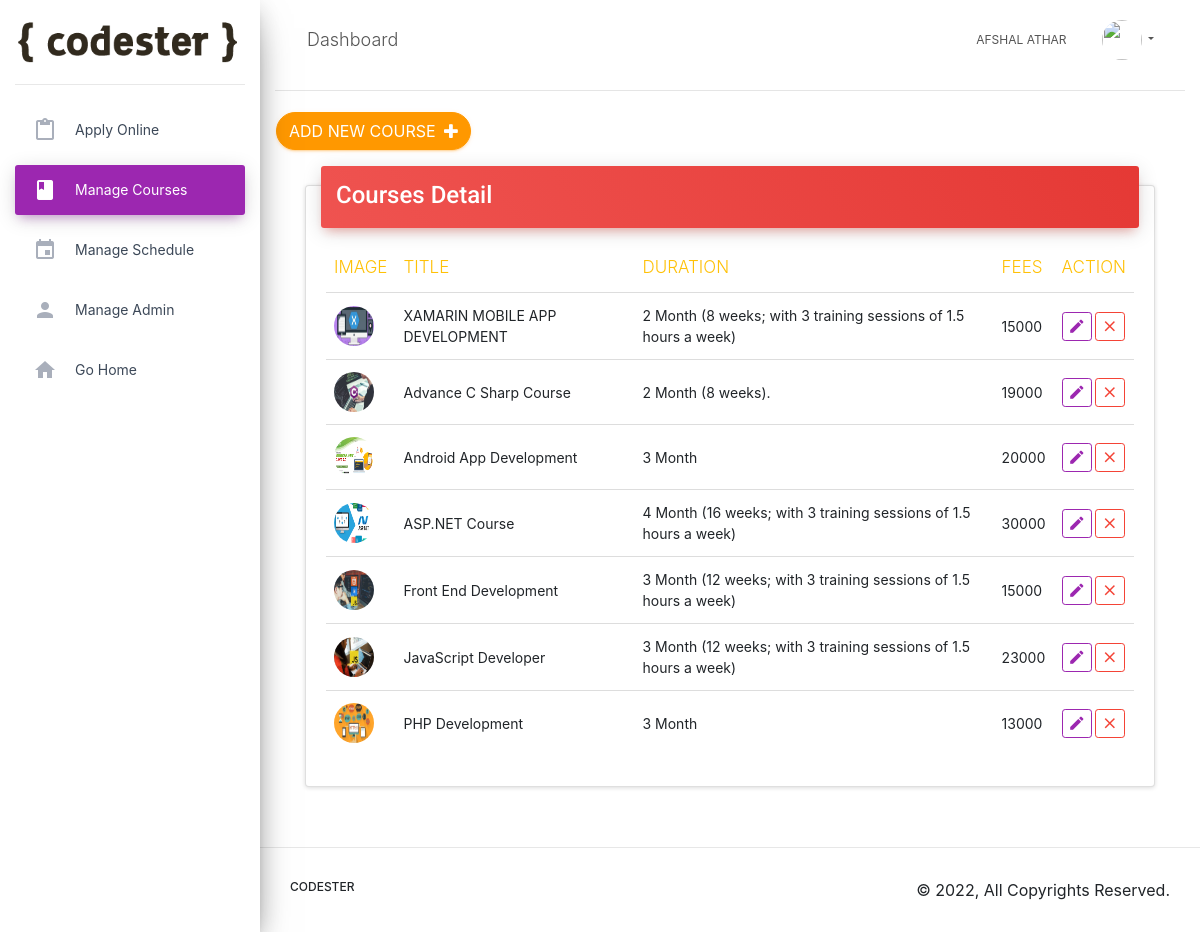
The app's page /ManageCourses.php (signed in) with its own data.
### tables this page shows
CREATE TABLE `course` (
  `COURSE_ID` int(11) NOT NULL,
  `TITLE` varchar(500) DEFAULT NULL,
  `DESCRIPTION` varchar(1000) DEFAULT NULL,
  `CONTENT` varchar(1000) DEFAULT NULL,
  `DURATION` varchar(500) DEFAULT NULL,
  `IMAGE` varchar(500) DEFAULT NULL,
  `FEES` float DEFAULT NULL
);

### ManageCourses.php (the view, shortened to what this page needs)
<!DOCTYPE html>
<html>
<head>
    <link rel="stylesheet" href="https://maxcdn.bootstrapcdn.com/font-awesome/latest/css/font-awesome.min.css">
    <link href="lib/bootstrap/css/material-dashboard.css" rel="stylesheet" />
    <link href="lib/StyleCss.css" rel="stylesheet">
    <link href="lib/bootstrap/dist/css/bootstrap.min.css" rel="stylesheet">
    <link href="lib/bootstrap/dist/css/bootstrap-grid.min.css" rel="stylesheet" />
    <link rel="stylesheet" href="https://stackpath.bootstrapcdn.com/font-awesome/4.7.0/css/font-awesome.min.css">
</head>
<body>
    <div class="wrapper ">
        <div class="sidebar" data-color="purple" data-background-color="white">
            <div class="logo">
                <a class="navbar-brand pl-3" href="#"><img alt="LOGO" height="45px" src="images/logo.png"></a>
            </div>
            <div class="sidebar-wrapper">
                <ul class="nav">
                    <li class="nav-item   ">
                        <a class="nav-link" href="Dashboard.php">
                            <i class="material-icons">content_paste</i>
                            <p>Apply Online</p>
                        </a>
                    </li>
                    <li class="nav-item active">
                        <a class="nav-link" href="ManageCourses.php">
                            <i class="material-icons">book</i>
                            <p>Manage Courses</p>
                        </a>
                    </li>
                    <li class="nav-item">
                        <a class="nav-link" href="ManageSchedules.php">
                            <i class="material-icons">event</i>
                            <p>Manage Schedule</p>
                        </a>
                    </li>
                    <li class="nav-item">
                        <a class="nav-link" href="ManageAdmin.php">
                            <i class="material-icons">person</i>
                            <p>Manage Admin</p>
                        </a>
                    </li>
                    <li class="nav-item">
                        <a class="nav-link" href="Index.php">
                            <i class="material-icons">home</i>
                            <p>Go Home</p>
                        </a>
                    </li>
                </ul>
            </div>
        </div>
        <div class="main-panel">
            <nav class="navbar navbar-expand-lg navbar-transparent navbar-absolute fixed-top ">
                <div class="container-fluid">
                    <div class="navbar-wrapper">
                        <a class="navbar-brand" href="#">Dashboard</a>
                    </div>
                    <div class="collapse navbar-collapse justify-content-end">
                        <ul class="navbar-nav">
                            <li class="nav-item">
                                <a class="nav-link" href="javascript:;">
                                    <?php
                                    echo $_SESSION['Name'];
                                    ?>
                                </a>
                            </li>
                            <li class="nav-item dropdown">
                                <a class="nav-link dropdown-toggle" href="#" id="navbarDropdownProfile" role="button" data-toggle="dropdown" aria-haspopup="true" aria-expanded="false">
                                    <?php
                                        if($_SESSION['IMAGE'] == "")
                                            echo '<img src="Images/Admin.png" class="rounded-circle" height="40" width="40">';
                                        else
                                        echo '<img src="AdminImages/'. $_SESSION['IMAGE'] .'" class="rounded-circle" height="40" width="40">';
                                    ?>
                                </a>
                            </li>
                        </ul>
                    </div>
                </div>
            </nav>
            <div class="content pt-1">
                <hr>
                <div class="pull-center">
                    <a href="#" data-toggle="modal" data-target="#modelId" class="btn btn-warning btn-round">Add New Course <span class="pl-1 fa fa-plus"></span></a>
                </div>
                <div class="container-fluid">
                    <div class="col-lg-12 col-md-12">
                        <div class="card">
                            <div class="card-header card-header-danger">
                                <h4 class="card-title">Courses Detail</h4>
                            </div>
                            <div class="card-body table-responsive">
                                <table class="table table-hover">
                                    <thead class="text-warning">
                                        <th>IMAGE</th>
                                        <th>TITLE</th>
                                        <th>DURATION</th>
                                        <th>FEES</th>
                                        <th>ACTION</th>
                                    </thead>
                                    <tbody>
                                    <?php
                                            $connection =  new mysqli("localhost","root","","codester");
                                                $query= "SELECT* FROM course";
                                                $Result = $connection->query($query);
                                                while($Course= $Result->fetch_assoc())
                                                {
                                                    echo '<tr>';
                                                    echo '<td><img src="CourseImages/'. $Course["IMAGE"] .'" class="rounded-circle" height="40" width="40"></td>';
                                                    echo '<td>'.$Course["TITLE"].'</td>';
                                                    echo '<td>'.$Course["DURATION"].'</td>';
                                                    echo '<td>'.$Course["FEES"].'</td>';
                                                    echo ' <td class="td-actions">';
                                                    echo '<a href="'.$Course["COURSE_ID"].'" class="editCourse btn btn-primary btn-link btn-sm">';
                                                    echo ' <i class="material-icons">edit</i>
                                                          </a>
                                                            <a href="'.$Course["COURSE_ID"].'" class="deleteCourse btn btn-danger btn-link btn-sm">
                                                                <i class="material-icons">close</i>
                                                            </a>
                                                        </td>
                                                    </tr>';
                                                }
                                        ?>
                                    </tbody>
                                </table>
                            </div>
                        </div>
                    </div>
                </div>
            </div>
            <footer class="footer">
                <div class="container-fluid">
                    <nav class="float-left">
                        <ul>
                            <li>
                                <a href="#">CODESTER</a>
                            </li>
                        </ul>
                    </nav>
                    <div class="copyright float-right">
                        &copy;
                        , All Copyrights Reserved.
                    </div>
                </div>
            </footer>
        </div>
    </div>
</body>
</html>

### records on screen
course: IMAGE (picture), TITLE "XAMARIN MOBILE APP DEVELOPMENT", DURATION "2 Month (8 weeks; with 3 training sessions of 1.5 hours a week)", FEES "15000"
course: IMAGE (picture), TITLE "Advance C Sharp Course", DURATION "2 Month (8 weeks).", FEES "19000"
course: IMAGE (picture), TITLE "Android App Development", DURATION "3 Month", FEES "20000"
course: IMAGE (picture), TITLE "ASP.NET Course", DURATION "4 Month (16 weeks; with 3 training sessions of 1.5 hours a week)", FEES "30000"
course: IMAGE (picture), TITLE "Front End Development", DURATION "3 Month (12 weeks; with 3 training sessions of 1.5 hours a week)", FEES "15000"
course: IMAGE (picture), TITLE "JavaScript Developer", DURATION "3 Month (12 weeks; with 3 training sessions of 1.5 hours a week)", FEES "23000"
course: IMAGE (picture), TITLE "PHP Development", DURATION "3 Month", FEES "13000"

### other values on screen
$_SESSION['Name'] "AFSHAL ATHAR"
